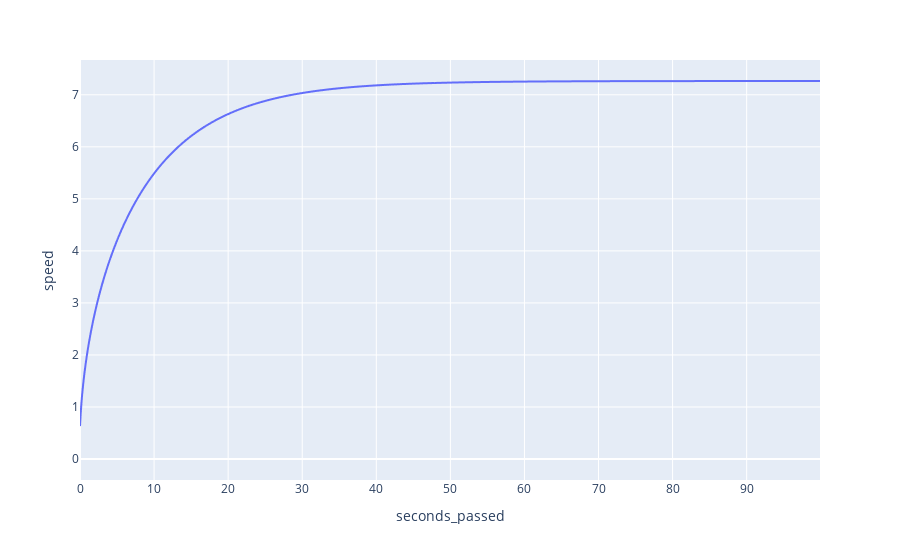

Notebook code cell kept with this figure:
### Code cell
px.line(results,
        x='seconds_passed',
        y='speed')

### Figure 1 — Plotly figure (JSON) as saved in the notebook; plotly's stock layout.template omitted (floating-point values rounded to 4 significant figures; data arrays with more than 128 entries replaced by an {"elided": "..."} marker saying what was removed)
{"data": [{"hovertemplate": "seconds_passed=%{x}<br>speed=%{y}<extra></extra>", "legendgroup": "", "line": {"color": "#636efa", "dash": "solid"}, "mode": "lines", "name": "", "showlegend": false, "type": "scattergl", "x": {"elided": "1001 float values"}, "xaxis": "x", "y": {"elided": "1001 float values"}, "yaxis": "y"}], "layout": {"autosize": true, "legend": {"tracegroupgap": 0}, "margin": {"t": 60}, "xaxis": {"anchor": "y", "autorange": true, "domain": [0, 1], "range": [0, 99.9], "title": {"text": "seconds_passed"}, "type": "linear"}, "yaxis": {"anchor": "x", "autorange": true, "domain": [0, 1], "range": [-0.4036, 7.669], "title": {"text": "speed"}, "type": "linear"}}}
